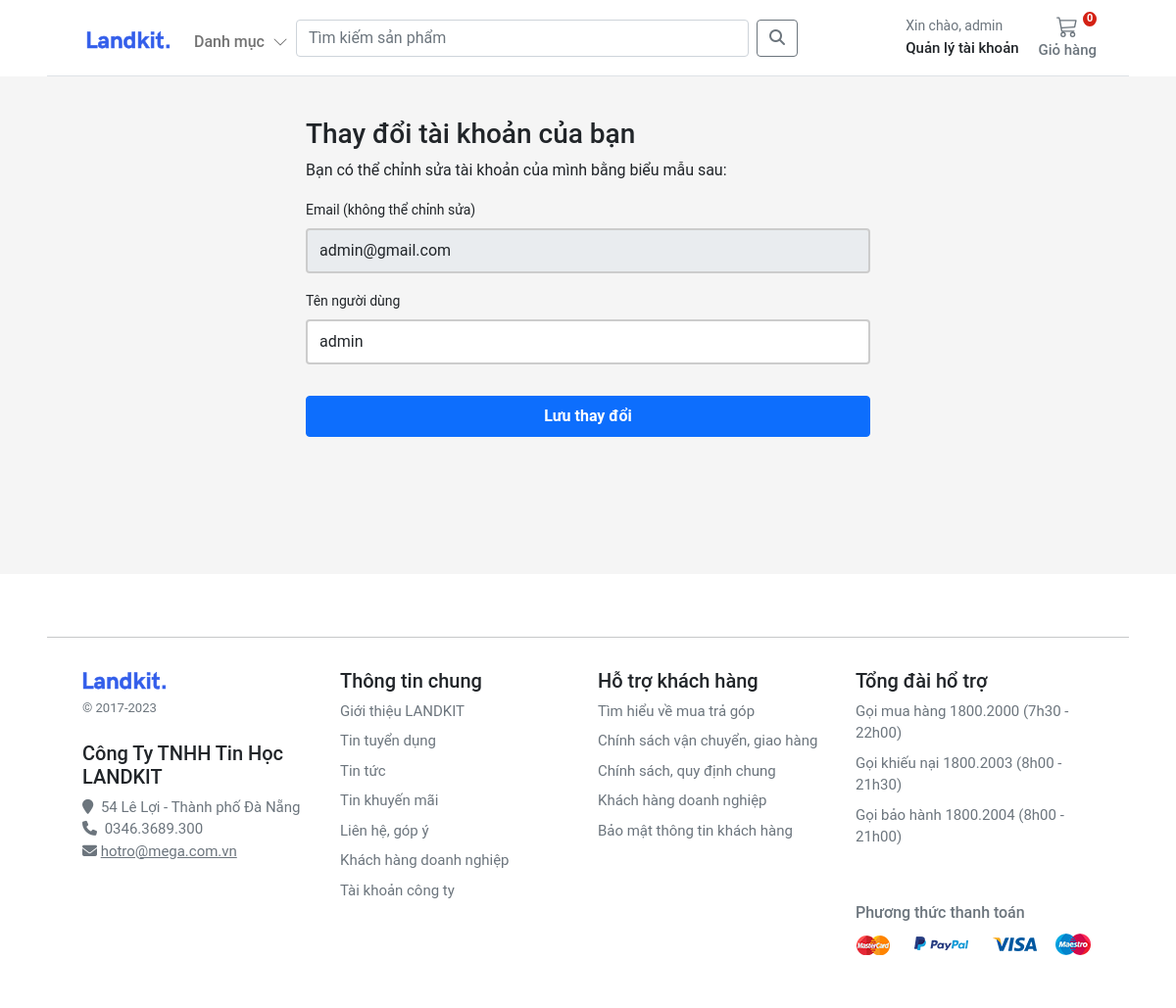
The page /account/profile/edit/ (signed in) on the database as committed earlier.
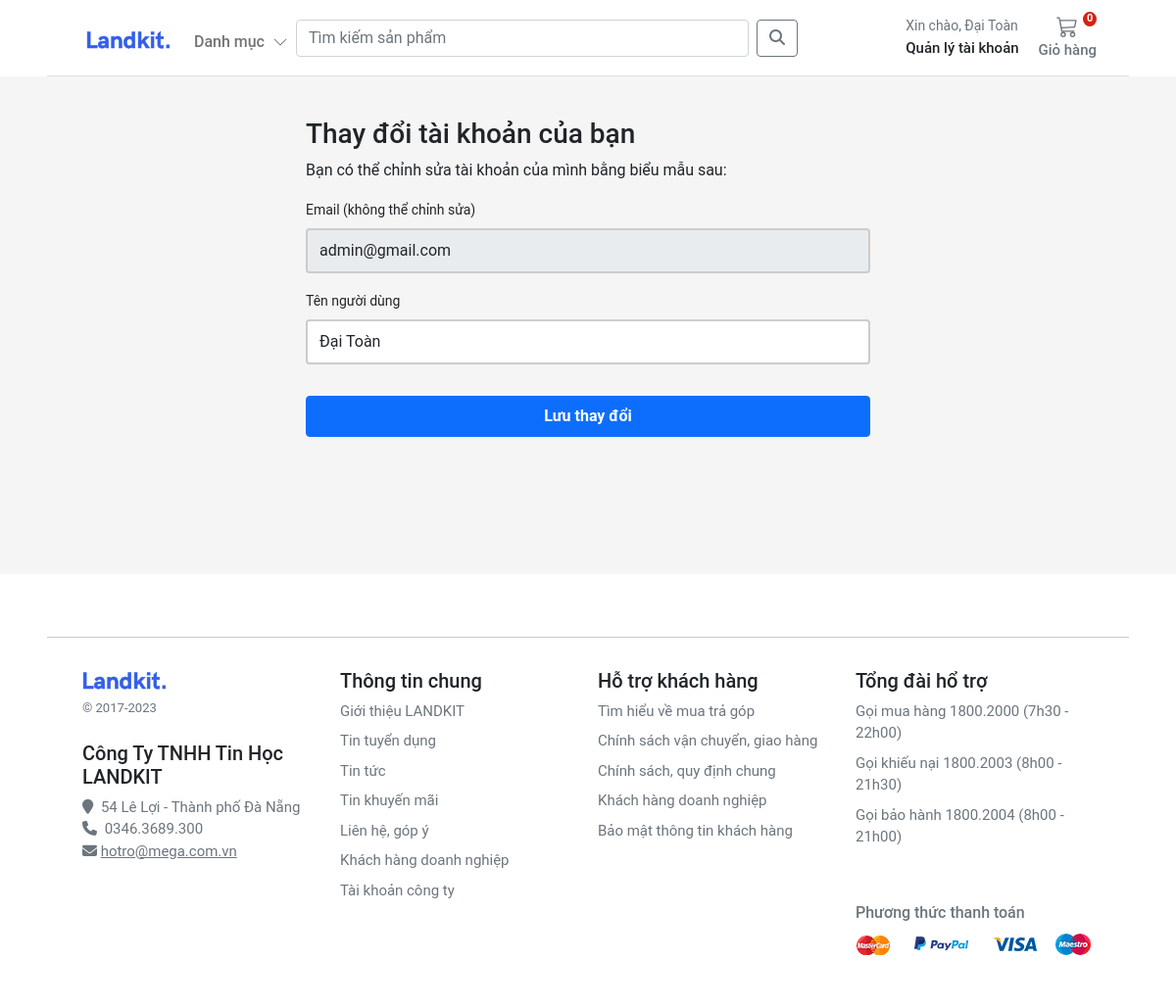
The same page on the database as committed later.
### account/models.py (models this page shows, shortened)
class Customer(AbstractBaseUser, PermissionsMixin):
    email = models.EmailField(_('email address'), unique=True)
    name = models.CharField(max_length=150)
    mobile = models.CharField(max_length=20, blank=True)
    is_active = models.BooleanField(default=True)
    is_staff = models.BooleanField(default=False)
    created = models.DateTimeField(auto_now_add=True)
    updated = models.DateTimeField(auto_now=True)
    objects = CustomAccountManager()
    USERNAME_FIELD = 'email'
    REQUIRED_FIELDS = ['name']
    class Meta:
        verbose_name = "Accounts"
        verbose_name_plural = "Accounts"

### account/views.py (the view)
# urls.py: path("profile/edit/", views.edit_details, name="edit_details"),
@login_required
def edit_details(request):
    if request.method == "POST":
        user_form = UserEditForm(instance=request.user, data=request.POST)
        if user_form.is_valid():
            user_form.save()
    else:
        user_form = UserEditForm(instance=request.user)
    return render(request, "account/dashboard/edit_details.html", {"user_form": user_form})

### account/forms.py
class UserEditForm(forms.ModelForm):
    email = forms.EmailField(
        label='Email (không thể chỉnh sửa)', max_length=200, widget=forms.TextInput(
            attrs={'class': 'form-control mb-3', 'placeholder': 'email', 'id': 'form-email', 'readonly': 'readonly'}))
    name = forms.CharField(
        label='Tên người dùng', min_length=4, max_length=50, widget=forms.TextInput(
            attrs={'class': 'form-control mb-3', 'placeholder': 'Name', 'id': 'form-firstname'}))
    class Meta:
        model = Customer
        fields = ('email', 'name',)
    def __init__(self, *args, **kwargs):
        super().__init__(*args, **kwargs)
        self.fields['name'].required = True
        self.fields['email'].required = True

### basket/basket.py (called while the page is built)
    def __len__(self):
        return sum(item["qty"] for item in self.basket.values())

### basket/context_processors.py (called while the page is built)
def basket(request):
    return {'basket': Basket(request)}

### store/context_processors.py (called while the page is built)
def categories(request):
    return {"categories": Category.objects.filter(level=0)}

### store/models.py (called while the page is built)
    def get_absolute_url(self):
        return reverse("store:category_list", args=[self.slug])

### templates/account/dashboard/edit_details.html (shortened to what this page needs)
{% extends "../sub_base.html" %}
{% block sub_content %}
<div class="col-6 mx-auto mt-3">
    <form class="account-form" method="post" enctype="multipart/form-data">
        {% if user_form.is_valid and profile_form.is_valid %}
        <div class="alert alert-primary" role="alert">
            Thông tin chi tiết được cập nhật thành công!
        </div>
        <p class="small text-center pt-0">
            <a href="{% url 'account:dashboard' %}">Quay lại trang quản lý tài khoản</a>
        </p>
        {%else%}
        <h3>Thay đổi tài khoản của bạn</h3>
        <p>Bạn có thể chỉnh sửa tài khoản của mình bằng biểu mẫu sau:</p>
        {% endif %}
        <label class="small font-weight-bold mb-2">{{ user_form.email.label}}</label>
        {{ user_form.email }}
        <label class="small font-weight-bold mb-2">{{ user_form.name.label}}</label>
        {{ user_form.name }}
        <button class="btn btn-primary btn-block py-2 mb-4 mt-3 fw-bold w-100" type="submit" value="Save changes">
            Lưu thay đổi
        </button>
    </form>
</div>
{% endblock %}

### templates/base.html (shortened to what the changed rows need)
<!DOCTYPE html>
{% load static %}
<html xmlns:store="http://www.w3.org/1999/xhtml" xmlns:account="http://www.w3.org/1999/xhtml"
      xmlns:basket="http://www.w3.org/1999/xhtml">
<head>
    <link rel="stylesheet" href="https://cdnjs.cloudflare.com/ajax/libs/OwlCarousel2/2.3.4/assets/owl.carousel.min.css">
    <link rel="stylesheet"
          href="https://cdnjs.cloudflare.com/ajax/libs/OwlCarousel2/2.3.4/assets/owl.theme.default.min.css">
    <link rel="stylesheet" href="https://cdnjs.cloudflare.com/ajax/libs/fancybox/3.5.7/jquery.fancybox.min.css"/>
    <link href="https://cdn.jsdelivr.net/npm/bootstrap@5.0.0-beta1/dist/css/bootstrap.min.css" rel="stylesheet"
>
    <link rel="stylesheet" href="https://cdnjs.cloudflare.com/ajax/libs/font-awesome/4.7.0/css/font-awesome.min.css">
    <link rel="stylesheet" href="https://cdnjs.cloudflare.com/ajax/libs/font-awesome/6.4.0/css/all.min.css">
    <link rel="stylesheet" href="{% static 'css/base.css' %}">
    <link rel="stylesheet" href="{% block stylesheet %}{% endblock %}">
    <link rel="stylesheet" href="https://cdnjs.cloudflare.com/ajax/libs/OwlCarousel2/2.3.4/assets/owl.carousel.min.css">
    <link rel="stylesheet" href="https://cdnjs.cloudflare.com/ajax/libs/OwlCarousel2/2.3.4/assets/owl.theme.default.min.css">
</head>
<body>
<header class="fixed-top bg-white  px-5">
    <nav class="navbar navbar-expand-md navbar-light  border-bottom px-3">
        <div class="container-fluid px-md-4">
            <div class="d-flex w-100 navbar-collapse">
                <div>
                    <div class="collapse navbar-collapse" id="navbarSupportedContent2">
                        <ul class="navbar-nav me-auto mb-2 mb-lg-0">
                            <li class="nav-item dropdown">
                                <a class="nav-link dropdown-toggle text-reset" href="#" id="navbarDropdown"
                                   role="button"
                                   data-bs-toggle="dropdown" aria-expanded="false">
                                    <div class="small text-muted">Xin chào,
                                        {% if user.is_authenticated %}
                                        {{ request.user.name }}
                                        {% else %}
                                        Login
                                        {% endif %}
                                    </div>
                                    <span class="fs15 fw500">Quản lý tài khoản
                        </span>
                                </a>
                            </li>
                        </ul>
                    </div>
                </div>
            </div>
        </div>
    </nav>
</header>
<main class="pt-4 pb-3">
    {% block content %} {% endblock %}
</main>
</body>
</html>

Rows that differ between the two databases and show on the page:
changed Customer "admin@gmail.com": user.name "admin" → "Đại Toàn"; name "admin" → "Đại Toàn"
